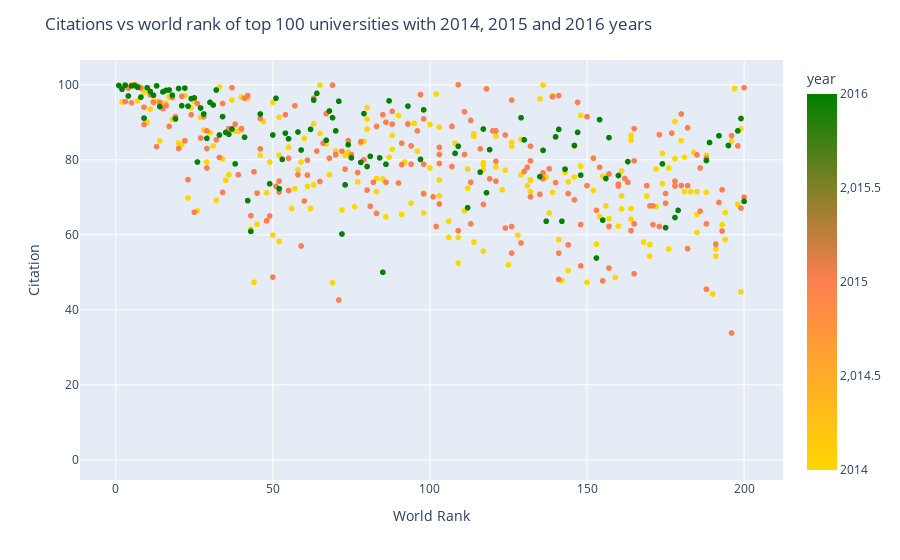

Notebook cell for this chart:
### Code cell
# Step 1: Create the traces of the plots
fig = px.scatter(df_years, x="world_rank", y="citations", color='year',
                color_continuous_scale= ['gold', 'coral', 'green'])
   
    
 # Step 2: Update the layout of the plot

fig.update_layout(title_text='Citations vs world rank of top 100 universities with 2014, 2015 and 2016 years')

# axes styling
fig.update_xaxes(title= 'World Rank',ticklen= 150,zeroline= False)
fig.update_yaxes(title= 'Citation',ticklen= 5,zeroline= False)   
    
#fig.update_layout(coloraxis_showscale=False)
fig.show()

### Figure 1 — Plotly figure (JSON) as saved in the notebook; plotly's stock layout.template omitted (floating-point values rounded to 4 significant figures; data arrays with more than 128 entries replaced by an {"elided": "..."} marker saying what was removed)
{"data": [{"hovertemplate": "world_rank=%{x}<br>citations=%{y}<br>year=%{marker.color}<extra></extra>", "legendgroup": "", "marker": {"color": {"elided": "1601 int values"}, "coloraxis": "coloraxis", "symbol": "circle"}, "mode": "markers", "name": "", "showlegend": false, "type": "scattergl", "x": {"elided": "1601 str values"}, "xaxis": "x", "y": {"elided": "1601 float values"}, "yaxis": "y"}], "layout": {"coloraxis": {"colorbar": {"title": {"text": "year"}}, "colorscale": [[0, "gold"], [0.5, "coral"], [1, "green"]]}, "legend": {"tracegroupgap": 0}, "margin": {"t": 60}, "title": {"text": "Citations vs world rank of top 100 universities with 2014, 2015 and 2016 years"}, "xaxis": {"anchor": "y", "domain": [0, 1], "ticklen": 150, "title": {"text": "World Rank"}, "zeroline": false}, "yaxis": {"anchor": "x", "domain": [0, 1], "ticklen": 5, "title": {"text": "Citation"}, "zeroline": false}}}
